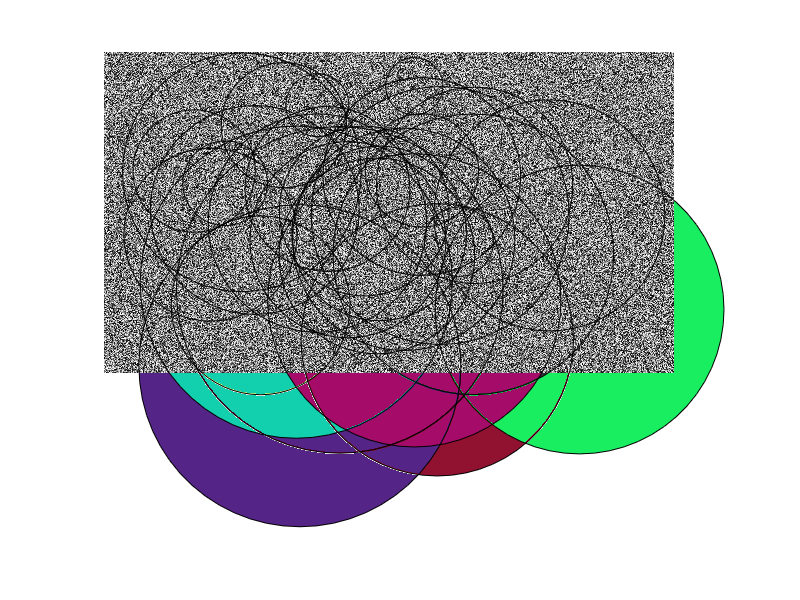
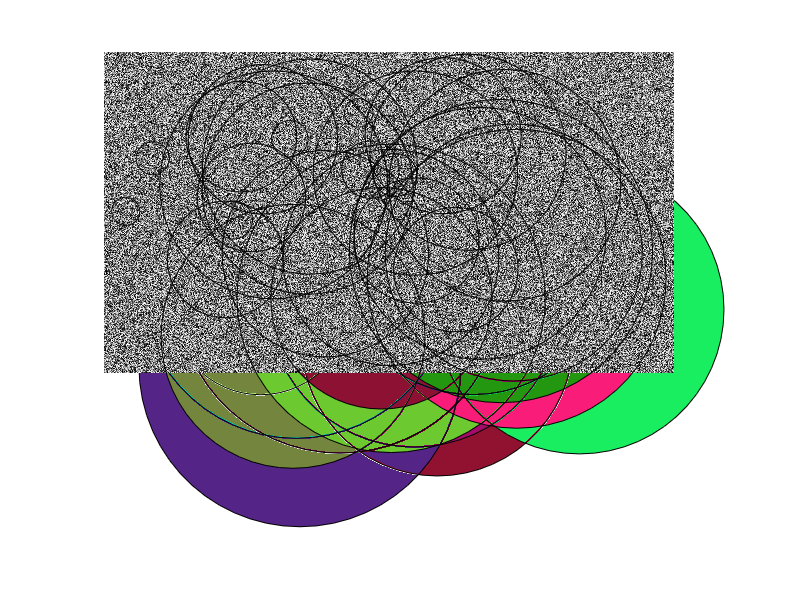
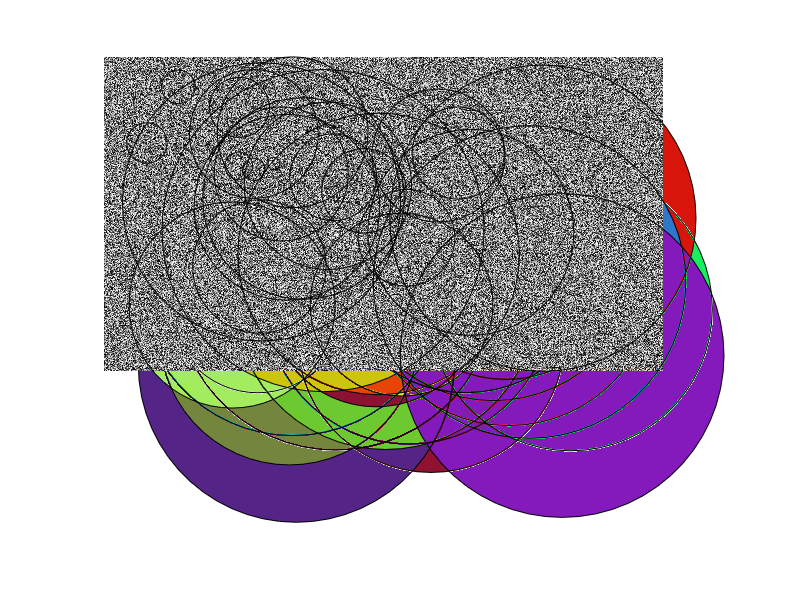
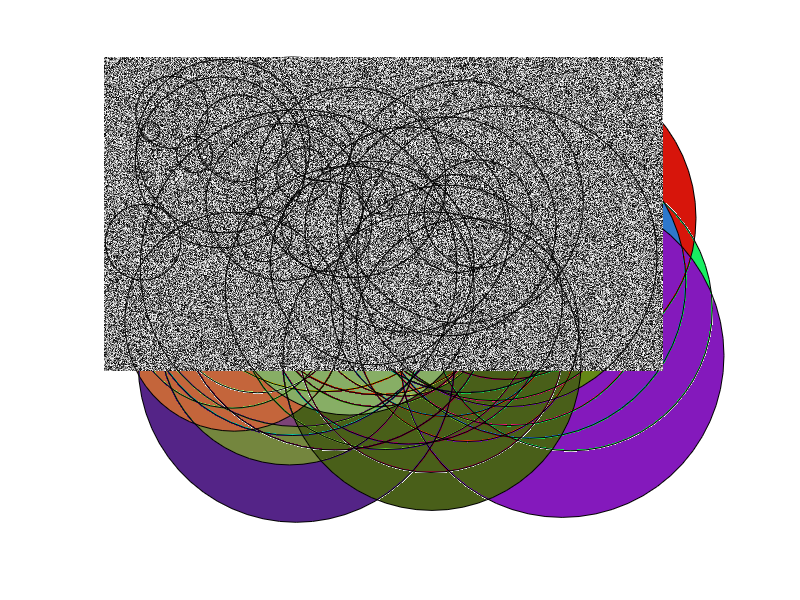

Write the MATLAB code that produced these figures, in order. (Note: a time limit stopped this script after it produced the figures.)
%% generate 100 ramdom dots images(100*100)
for i = 1:100
    image = rand([768 , 1366]);
    imshow(image);
    hold on;
    for j=1:30
        x_position = rand(1,2)*800;
        y_position = rand(1,2)*400;
        color = rand(1);
        rectangle('position',[x_position(1),y_position(1),y_position(2)*2,y_position(2)*2],'Curvature', [1 1],'faceColor',[rand(1) rand(1) rand(1)]);
    end
    filename = sprintf('./ramdompics/%d.jpg', i);
    print('-djpeg', filename);
    close;
end
